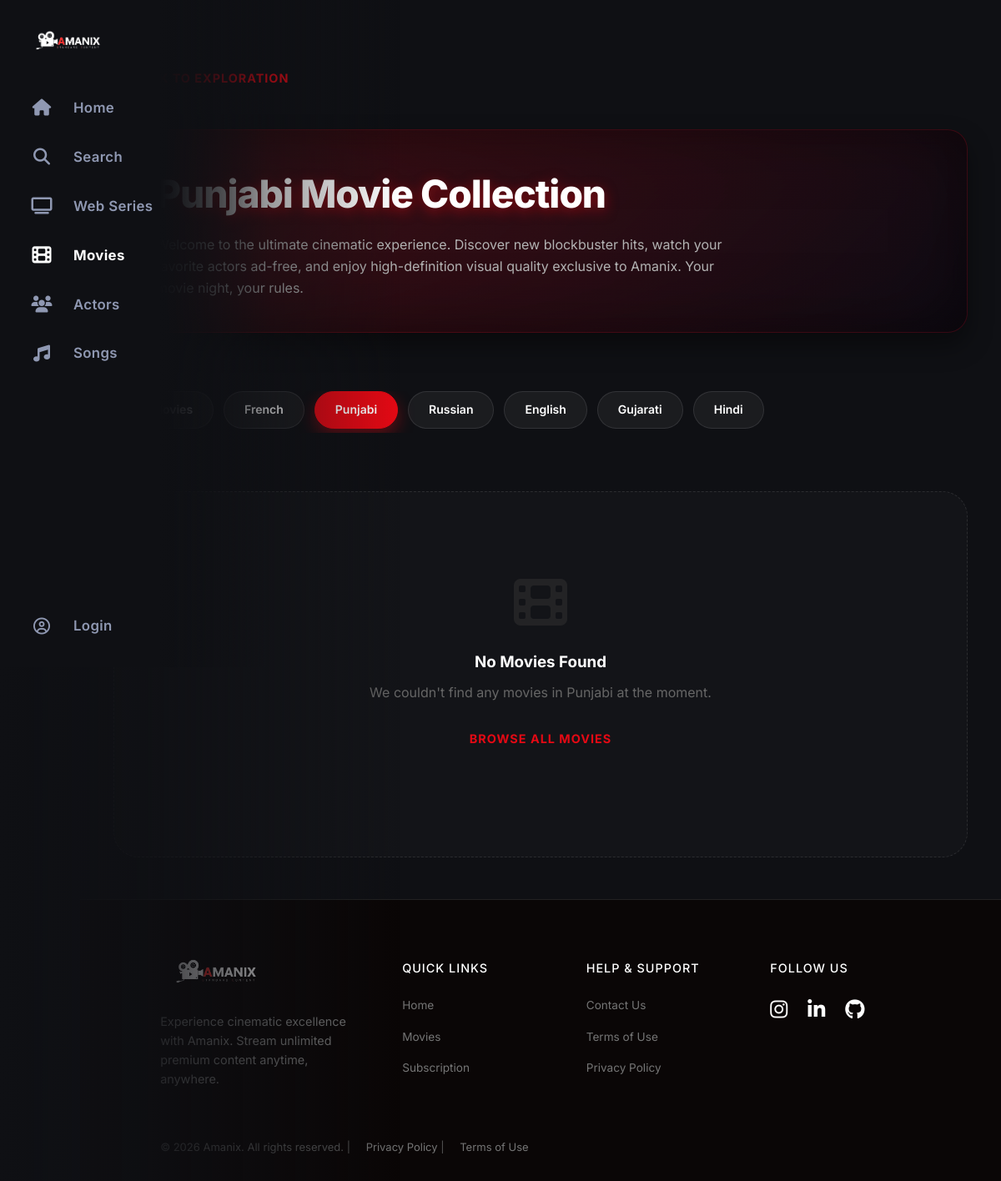
Screenshot of /movies/language/4/ with the database file from the repository.
### app/models.py (models this page shows, shortened)
class Language(models.Model):
    language_id = models.AutoField(primary_key=True)
    language_name = models.CharField(max_length=50, unique=True, db_index=True)
    language_code = models.CharField(max_length=10, unique=True, help_text="ISO language code (e.g., 'hi', 'en', 'ta')")
    is_active = models.BooleanField(default=True, help_text="Show in language selection")
    display_order = models.PositiveIntegerField(default=0, help_text="Order in which language appears")
    created_at = models.DateTimeField(auto_now_add=True)
    updated_at = models.DateTimeField(auto_now=True)
    class Meta:
        ordering = ['display_order', 'language_name']
        verbose_name = "Language"
        verbose_name_plural = "Languages"
        indexes = [
            models.Index(fields=['language_name']),
            models.Index(fields=['is_active']),
        ]

### app/views.py (the view, shortened to what this page needs)
# urls.py: path('movies/', views.movies_list, name='movies_list'),
def movies_list(request, language_id=None):
    from django.db.models import Prefetch
    is_login = request.session.get('is_login', False)
    user_name = request.session.get('user_name', '')
    user_email = request.session.get('user_email')
    user_id = request.session.get('user_id')
    user = None
    latest_payment = None
    sub_plan = None
    has_paid = False
    profile_image = '/media/profile_pics/usericon.png'
    end_date = None
    languages = Language.objects.filter(is_active=True).order_by('display_order', 'language_name')
    selected_language = None
    if language_id:
        selected_language = get_object_or_404(Language, language_id=language_id)
        movies = Movies.objects.filter(language=selected_language).select_related('category', 'language')
    else:
        movies = Movies.objects.select_related('category', 'language').all()
    return render(request, "movies_list.html", {
        "is_login": is_login,
        "user_name": user_name,
        "user_email": user_email,
        "movies": movies,
        "languages": languages,
        "selected_language": selected_language,
        "profile_image": profile_image,
        "sub_plan": sub_plan,
        "end_date": end_date,
        "has_paid": has_paid,
    })

### app/templates/movies_list.html (shortened to what this page needs)
{% load static %}
<!DOCTYPE html>
<html lang="en">
<head>
    <link rel="stylesheet" href="{% static 'css/navbar.css' %}">
    <link rel="stylesheet" href="{% static 'css/styles.css' %}">
    <link rel="stylesheet" href="{% static 'css/footer.css' %}">
    <link rel="stylesheet" href="{% static 'css/default.css' %}">
    <link rel="stylesheet" href="https://cdnjs.cloudflare.com/ajax/libs/font-awesome/6.6.0/css/all.min.css">
</head>
<body>
    {% include 'navbar.html' %}
    <div class="movies-page-container">
        <a href="{% url 'index' %}" class="back-link">
            <i class="fas fa-arrow-left"></i> Back to Exploration
        </a>
        <div class="hero-header" style="margin-bottom: 50px; margin-top: 20px;">
            <div class="hero-header-text">
                <h1>{% if selected_language %}{{ selected_language.language_name }} {% endif %}Movie Collection</h1>
                <p>Welcome to the ultimate cinematic experience. Discover new blockbuster hits, watch your favorite actors ad-free, and enjoy high-definition visual quality exclusive to Amanix. Your movie night, your rules.</p>
            </div>
        </div>
        {% if languages %}
        <div class="languages-filter-wrapper">
            <div class="languages-nav">
                <a href="{% url 'movies_list' %}"
                   class="language-nav-chip {% if not selected_language %}active{% endif %}">
                    All Movies
                </a>
                {% for lang in languages %}
                <a href="{% url 'movies_by_language' lang.language_id %}"
                   class="language-nav-chip {% if selected_language and lang.language_id == selected_language.language_id %}active{% endif %}">
                    {{ lang.language_name }}
                </a>
                {% endfor %}
            </div>
        </div>
        {% endif %}
        {% if movies %}
        <div class="movies-grid">
            {% for movie in movies %}
            <div class="t-item" onclick="window.location.href='{% url 'movie' movie.movie_id %}'" style="cursor: pointer; width: 100%; height: 260px; max-width: none; border-radius: 20px;">
                <div class="t-item-image-wrapper">
                    <img src="{{ movie.movie_image.url }}" alt="{{ movie.movie_name }}">
                </div>
                <div class="info">
                    <div class="title">{{ movie.movie_name }}</div>
                    <div class="year">{{ movie.movie_release_date.year }} • {{ movie.movie_duration }}</div>
                    <a href="{% url 'movie' movie.movie_id %}#player" class="btn-play-float" onclick="event.stopPropagation(); window.location.href=this.href;">
                        <i class="fa-solid fa-play"></i>
                    </a>
                </div>
            </div>
            {% endfor %}
        </div>
        {% else %}
        <div style="text-align: center; color: #666; padding: 100px 20px; background: rgba(255, 255, 255, 0.02); border-radius: 30px; border: 1px dashed rgba(255, 255, 255, 0.1);">
            <i class="fas fa-film" style="font-size: 64px; margin-bottom: 25px; color: #333; opacity: 0.5;"></i>
            <h3 style="color: #fff; margin-bottom: 10px;">No Movies Found</h3>
            <p>We couldn't find any movies{% if selected_language %} in {{ selected_language.language_name }}{% endif %} at the moment.</p>
            <a href="{% url 'movies_list' %}" class="back-link" style="margin-top: 30px;">Browse All Movies</a>
        </div>
        {% endif %}
    </div>
    {% include 'footer.html' %}
</body>
</html>

### app/static/css/navbar.css (style rules this page uses)
:root { --red: #e50914; --red-glow: rgba(229, 9, 20, 0.4); --gold: #ffd166; --sb-bg: #0f1014; --sb-bg-grad: linear-gradient(to right, #0f1014 60%, rgba(15,16,20,0) 100%); --sb-border: transparent; --sb-w: 320px; --sb-icon-w: 96px; --ease-spring: cubic-bezier(0.34, 1.56, 0.64, 1); --ease-out: cubic-bezier(0.25, 0.46, 0.45, 0.94); --dur: 0.4s; --text-dim: #8f98b2; --text-hover: #e1e6f0; --radius: 12px; }
body { margin: 0; font-family: 'Inter', sans-serif; background: #0f1014; color: #fff; padding-left: var(--sb-icon-w); }

### app/static/css/styles.css (style rules this page uses)
:root { --primary-color: #e50914; --gold-accent: #ffd166; --bg-dark: #0a0b10; --card-bg: rgba(20, 22, 28, 0.7); --text-main: #ffffff; --text-muted: #8f98a9; --glass-border: rgba(255, 255, 255, 0.08); --transition-smooth: all 0.4s cubic-bezier(0.165, 0.84, 0.44, 1); }
body { margin: 0; font-family: 'Inter', 'Poppins', -apple-system, BlinkMacSystemFont, inherit; background-color: var(--bg-dark); color: var(--text-main); overflow-x: hidden; }
.hero-header { margin-bottom: 40px; background: linear-gradient(135deg, rgba(229, 9, 20, 0.2) 0%, rgba(10, 10, 20, 0.8) 50%, rgba(0,0,0,0) 100%); background-size: 200% 200%; animation: gradientShift 10s ease infinite, floatHero 6s ease-in-out infinite; padding: 40px 50px; border-radius: 24px; border: 1px solid rgba(229, 9, 20, 0.2); display: flex; align-items: center; gap: 40px; box-shadow: inset 0 0 80px rgba(0,0,0,0.5), 0 15px 30px rgba(0,0,0,0.4); position: relative; overflow: hidden; backdrop-filter: blur(10px); }
.hero-header::before { content: ''; position: absolute; top: -50%; left: -50%; width: 200%; height: 200%; background: radial-gradient(circle, rgba(229,9,20,0.05) 0%, transparent 70%); animation: floatHero 8s linear infinite reverse; }
.hero-header-text { position: relative; z-index: 2; animation: fadeInUpText 1.2s ease forwards; }
.hero-header-text h1 { font-size: 46px; margin: 0 0 12px 0; color: #fff; font-weight: 800; letter-spacing: -1px; text-shadow: 0 4px 15px rgba(229,9,20,0.5); }
.hero-header-text p { color: #b3b3b3; font-size: 16px; margin: 0; max-width: 700px; line-height: 1.6; }

### app/static/css/footer.css (style rules this page uses)
* { margin: 0; padding: 0; box-sizing: border-box; }
body { font-family: 'Poppins', sans-serif; line-height: 1.6; }

### app/static/css/default.css (style rules this page uses)
:root { --primary-color: rgb(230, 22, 46); --bg-color: #0a0606; }
* { margin: 0; padding: 0; }
html { height: 100%; width: 100%; }
body { height: 100%; width: 100%; font-family: "Poppins", sans-serif; background: var(--bg-color); }

### app/templates/movies_list.html (style rules this page uses)
body { padding-top: 80px; }
.movies-page-container { max-width: 1400px; margin: 0 auto 50px; padding: 0 40px; }
.back-link { display: inline-flex; align-items: center; gap: 8px; margin-bottom: 30px; color: #e50914; text-decoration: none; font-weight: 700; font-size: 0.9rem; text-transform: uppercase; letter-spacing: 1px; transition: all 0.3s ease; }
.languages-filter-wrapper { margin-bottom: 50px; padding: 20px 0; }
.languages-nav { display: flex; gap: 12px; overflow-x: auto; scrollbar-width: none; padding-bottom: 5px; }
.language-nav-chip { padding: 10px 24px; background: rgba(255, 255, 255, 0.05); border: 1px solid rgba(255, 255, 255, 0.1); border-radius: 50px; color: #fff; font-size: 14px; font-weight: 600; cursor: pointer; transition: all 0.3s cubic-bezier(0.4, 0, 0.2, 1); text-decoration: none; white-space: nowrap; }
.language-nav-chip.active { background: #e50914; border-color: #e50914; box-shadow: 0 8px 20px rgba(229, 9, 20, 0.4); }

### rows the page displays
Language: language_name "Punjabi"
Language: language_name "French"
Language: language_name "Russian"
Language: language_name "English"
Language: language_name "Gujarati"
Language: language_name "Hindi"
